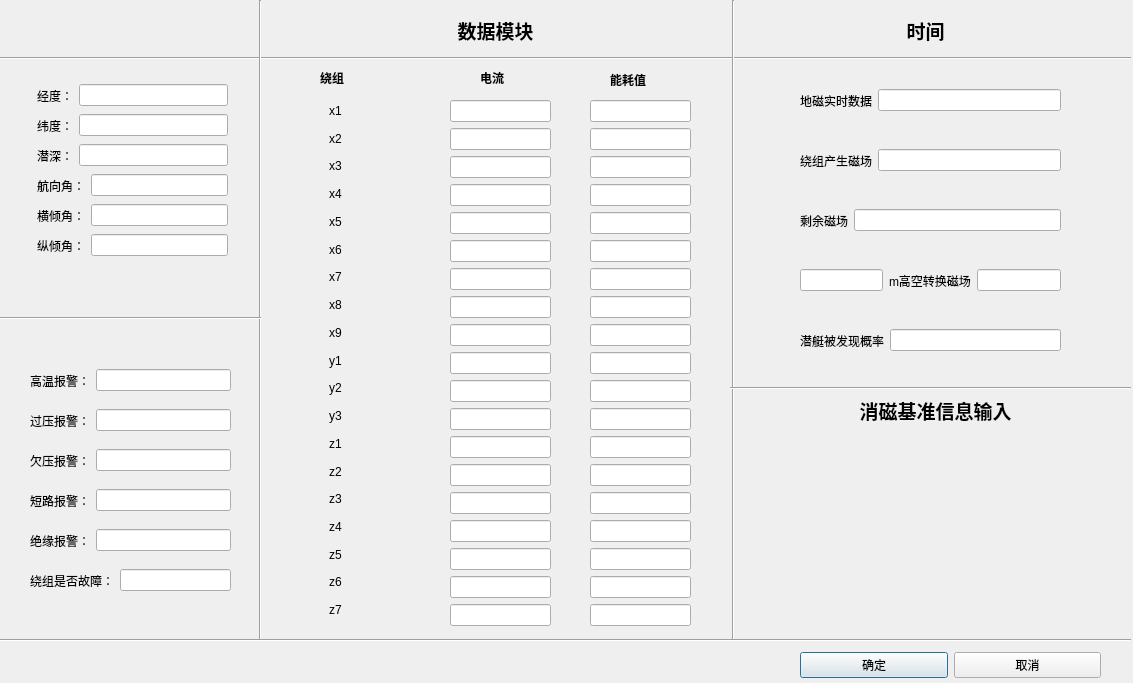
<?xml version="1.0" encoding="UTF-8"?>
<ui version="4.0">
 <class>DataShowDialog</class>
 <widget class="QDialog" name="DataShowDialog">
  <property name="geometry">
   <rect>
    <x>0</x>
    <y>0</y>
    <width>1133</width>
    <height>683</height>
   </rect>
  </property>
  <property name="windowTitle">
   <string>数据显示</string>
  </property>
  <widget class="QWidget" name="horizontalLayoutWidget">
   <property name="geometry">
    <rect>
     <x>30</x>
     <y>360</y>
     <width>201</width>
     <height>41</height>
    </rect>
   </property>
   <layout class="QHBoxLayout" name="horizontalLayout">
    <item>
     <widget class="QLabel" name="label_7">
      <property name="text">
       <string>高温报警：</string>
      </property>
     </widget>
    </item>
    <item>
     <widget class="QLineEdit" name="lineEdit_7"/>
    </item>
   </layout>
  </widget>
  <widget class="QWidget" name="horizontalLayoutWidget_2">
   <property name="geometry">
    <rect>
     <x>37</x>
     <y>80</y>
     <width>191</width>
     <height>31</height>
    </rect>
   </property>
   <layout class="QHBoxLayout" name="horizontalLayout_2">
    <item>
     <widget class="QLabel" name="label">
      <property name="text">
       <string>经度：</string>
      </property>
     </widget>
    </item>
    <item>
     <widget class="QLineEdit" name="lineEdit"/>
    </item>
   </layout>
  </widget>
  <widget class="QWidget" name="horizontalLayoutWidget_3">
   <property name="geometry">
    <rect>
     <x>37</x>
     <y>110</y>
     <width>191</width>
     <height>31</height>
    </rect>
   </property>
   <layout class="QHBoxLayout" name="horizontalLayout_3">
    <item>
     <widget class="QLabel" name="label_2">
      <property name="text">
       <string>纬度：</string>
      </property>
     </widget>
    </item>
    <item>
     <widget class="QLineEdit" name="lineEdit_2"/>
    </item>
   </layout>
  </widget>
  <widget class="QWidget" name="horizontalLayoutWidget_4">
   <property name="geometry">
    <rect>
     <x>37</x>
     <y>140</y>
     <width>191</width>
     <height>31</height>
    </rect>
   </property>
   <layout class="QHBoxLayout" name="horizontalLayout_4">
    <item>
     <widget class="QLabel" name="label_3">
      <property name="text">
       <string>潜深：</string>
      </property>
     </widget>
    </item>
    <item>
     <widget class="QLineEdit" name="lineEdit_3"/>
    </item>
   </layout>
  </widget>
  <widget class="QWidget" name="horizontalLayoutWidget_5">
   <property name="geometry">
    <rect>
     <x>37</x>
     <y>170</y>
     <width>191</width>
     <height>31</height>
    </rect>
   </property>
   <layout class="QHBoxLayout" name="horizontalLayout_5">
    <item>
     <widget class="QLabel" name="label_4">
      <property name="text">
       <string>航向角：</string>
      </property>
     </widget>
    </item>
    <item>
     <widget class="QLineEdit" name="lineEdit_4"/>
    </item>
   </layout>
  </widget>
  <widget class="QWidget" name="horizontalLayoutWidget_6">
   <property name="geometry">
    <rect>
     <x>37</x>
     <y>200</y>
     <width>191</width>
     <height>31</height>
    </rect>
   </property>
   <layout class="QHBoxLayout" name="horizontalLayout_6">
    <item>
     <widget class="QLabel" name="label_5">
      <property name="text">
       <string>横倾角：</string>
      </property>
     </widget>
    </item>
    <item>
     <widget class="QLineEdit" name="lineEdit_5"/>
    </item>
   </layout>
  </widget>
  <widget class="QWidget" name="horizontalLayoutWidget_7">
   <property name="geometry">
    <rect>
     <x>37</x>
     <y>230</y>
     <width>191</width>
     <height>31</height>
    </rect>
   </property>
   <layout class="QHBoxLayout" name="horizontalLayout_7">
    <item>
     <widget class="QLabel" name="label_6">
      <property name="text">
       <string>纵倾角：</string>
      </property>
     </widget>
    </item>
    <item>
     <widget class="QLineEdit" name="lineEdit_6"/>
    </item>
   </layout>
  </widget>
  <widget class="QWidget" name="horizontalLayoutWidget_8">
   <property name="geometry">
    <rect>
     <x>30</x>
     <y>400</y>
     <width>201</width>
     <height>41</height>
    </rect>
   </property>
   <layout class="QHBoxLayout" name="horizontalLayout_8">
    <item>
     <widget class="QLabel" name="label_8">
      <property name="text">
       <string>过压报警：</string>
      </property>
     </widget>
    </item>
    <item>
     <widget class="QLineEdit" name="lineEdit_8"/>
    </item>
   </layout>
  </widget>
  <widget class="QWidget" name="horizontalLayoutWidget_9">
   <property name="geometry">
    <rect>
     <x>30</x>
     <y>440</y>
     <width>201</width>
     <height>41</height>
    </rect>
   </property>
   <layout class="QHBoxLayout" name="horizontalLayout_9">
    <item>
     <widget class="QLabel" name="label_9">
      <property name="text">
       <string>欠压报警：</string>
      </property>
     </widget>
    </item>
    <item>
     <widget class="QLineEdit" name="lineEdit_9"/>
    </item>
   </layout>
  </widget>
  <widget class="QWidget" name="horizontalLayoutWidget_10">
   <property name="geometry">
    <rect>
     <x>30</x>
     <y>480</y>
     <width>201</width>
     <height>41</height>
    </rect>
   </property>
   <layout class="QHBoxLayout" name="horizontalLayout_10">
    <item>
     <widget class="QLabel" name="label_10">
      <property name="text">
       <string>短路报警：</string>
      </property>
     </widget>
    </item>
    <item>
     <widget class="QLineEdit" name="lineEdit_10"/>
    </item>
   </layout>
  </widget>
  <widget class="QWidget" name="horizontalLayoutWidget_11">
   <property name="geometry">
    <rect>
     <x>30</x>
     <y>520</y>
     <width>201</width>
     <height>41</height>
    </rect>
   </property>
   <layout class="QHBoxLayout" name="horizontalLayout_11">
    <item>
     <widget class="QLabel" name="label_11">
      <property name="text">
       <string>绝缘报警：</string>
      </property>
     </widget>
    </item>
    <item>
     <widget class="QLineEdit" name="lineEdit_11"/>
    </item>
   </layout>
  </widget>
  <widget class="QWidget" name="horizontalLayoutWidget_12">
   <property name="geometry">
    <rect>
     <x>30</x>
     <y>560</y>
     <width>201</width>
     <height>41</height>
    </rect>
   </property>
   <layout class="QHBoxLayout" name="horizontalLayout_12">
    <item>
     <widget class="QLabel" name="label_12">
      <property name="text">
       <string>绕组是否故障：</string>
      </property>
     </widget>
    </item>
    <item>
     <widget class="QLineEdit" name="lineEdit_12"/>
    </item>
   </layout>
  </widget>
  <widget class="QLabel" name="label_13">
   <property name="geometry">
    <rect>
     <x>370</x>
     <y>10</y>
     <width>251</width>
     <height>41</height>
    </rect>
   </property>
   <property name="font">
    <font>
     <family>Arial</family>
     <pointsize>14</pointsize>
     <weight>75</weight>
     <bold>true</bold>
    </font>
   </property>
   <property name="text">
    <string>数据模块</string>
   </property>
   <property name="alignment">
    <set>Qt::AlignCenter</set>
   </property>
  </widget>
  <widget class="QLabel" name="label_14">
   <property name="geometry">
    <rect>
     <x>320</x>
     <y>70</y>
     <width>41</width>
     <height>16</height>
    </rect>
   </property>
   <property name="font">
    <font>
     <family>Arial</family>
     <weight>75</weight>
     <bold>true</bold>
    </font>
   </property>
   <property name="text">
    <string>绕组</string>
   </property>
  </widget>
  <widget class="QLabel" name="label_15">
   <property name="geometry">
    <rect>
     <x>480</x>
     <y>70</y>
     <width>41</width>
     <height>16</height>
    </rect>
   </property>
   <property name="font">
    <font>
     <family>Arial</family>
     <weight>75</weight>
     <bold>true</bold>
    </font>
   </property>
   <property name="text">
    <string>电流</string>
   </property>
  </widget>
  <widget class="QLabel" name="label_16">
   <property name="geometry">
    <rect>
     <x>610</x>
     <y>70</y>
     <width>51</width>
     <height>20</height>
    </rect>
   </property>
   <property name="font">
    <font>
     <family>Arial</family>
     <weight>75</weight>
     <bold>true</bold>
    </font>
   </property>
   <property name="text">
    <string>能耗值</string>
   </property>
  </widget>
  <widget class="QWidget" name="verticalLayoutWidget">
   <property name="geometry">
    <rect>
     <x>300</x>
     <y>100</y>
     <width>71</width>
     <height>521</height>
    </rect>
   </property>
   <layout class="QVBoxLayout" name="verticalLayout">
    <item>
     <widget class="QLabel" name="label_17">
      <property name="text">
       <string>x1</string>
      </property>
      <property name="alignment">
       <set>Qt::AlignCenter</set>
      </property>
     </widget>
    </item>
    <item>
     <widget class="QLabel" name="label_18">
      <property name="text">
       <string>x2</string>
      </property>
      <property name="alignment">
       <set>Qt::AlignCenter</set>
      </property>
     </widget>
    </item>
    <item>
     <widget class="QLabel" name="label_19">
      <property name="text">
       <string>x3</string>
      </property>
      <property name="alignment">
       <set>Qt::AlignCenter</set>
      </property>
     </widget>
    </item>
    <item>
     <widget class="QLabel" name="label_20">
      <property name="text">
       <string>x4</string>
      </property>
      <property name="alignment">
       <set>Qt::AlignCenter</set>
      </property>
     </widget>
    </item>
    <item>
     <widget class="QLabel" name="label_21">
      <property name="text">
       <string>x5</string>
      </property>
      <property name="alignment">
       <set>Qt::AlignCenter</set>
      </property>
     </widget>
    </item>
    <item>
     <widget class="QLabel" name="label_22">
      <property name="text">
       <string>x6</string>
      </property>
      <property name="alignment">
       <set>Qt::AlignCenter</set>
      </property>
     </widget>
    </item>
    <item>
     <widget class="QLabel" name="label_23">
      <property name="text">
       <string>x7</string>
      </property>
      <property name="alignment">
       <set>Qt::AlignCenter</set>
      </property>
     </widget>
    </item>
    <item>
     <widget class="QLabel" name="label_24">
      <property name="text">
       <string>x8</string>
      </property>
      <property name="alignment">
       <set>Qt::AlignCenter</set>
      </property>
     </widget>
    </item>
    <item>
     <widget class="QLabel" name="label_25">
      <property name="text">
       <string>x9</string>
      </property>
      <property name="alignment">
       <set>Qt::AlignCenter</set>
      </property>
     </widget>
    </item>
    <item>
     <widget class="QLabel" name="label_26">
      <property name="text">
       <string>y1</string>
      </property>
      <property name="alignment">
       <set>Qt::AlignCenter</set>
      </property>
     </widget>
    </item>
    <item>
     <widget class="QLabel" name="label_27">
      <property name="text">
       <string>y2</string>
      </property>
      <property name="alignment">
       <set>Qt::AlignCenter</set>
      </property>
     </widget>
    </item>
    <item>
     <widget class="QLabel" name="label_28">
      <property name="text">
       <string>y3</string>
      </property>
      <property name="alignment">
       <set>Qt::AlignCenter</set>
      </property>
     </widget>
    </item>
    <item>
     <widget class="QLabel" name="label_29">
      <property name="text">
       <string>z1</string>
      </property>
      <property name="alignment">
       <set>Qt::AlignCenter</set>
      </property>
     </widget>
    </item>
    <item>
     <widget class="QLabel" name="label_30">
      <property name="text">
       <string>z2</string>
      </property>
      <property name="alignment">
       <set>Qt::AlignCenter</set>
      </property>
     </widget>
    </item>
    <item>
     <widget class="QLabel" name="label_31">
      <property name="text">
       <string>z3</string>
      </property>
      <property name="alignment">
       <set>Qt::AlignCenter</set>
      </property>
     </widget>
    </item>
    <item>
     <widget class="QLabel" name="label_32">
      <property name="text">
       <string>z4</string>
      </property>
      <property name="alignment">
       <set>Qt::AlignCenter</set>
      </property>
     </widget>
    </item>
    <item>
     <widget class="QLabel" name="label_33">
      <property name="text">
       <string>z5</string>
      </property>
      <property name="alignment">
       <set>Qt::AlignCenter</set>
      </property>
     </widget>
    </item>
    <item>
     <widget class="QLabel" name="label_34">
      <property name="text">
       <string>z6</string>
      </property>
      <property name="alignment">
       <set>Qt::AlignCenter</set>
      </property>
     </widget>
    </item>
    <item>
     <widget class="QLabel" name="label_35">
      <property name="text">
       <string>z7</string>
      </property>
      <property name="alignment">
       <set>Qt::AlignCenter</set>
      </property>
     </widget>
    </item>
   </layout>
  </widget>
  <widget class="QWidget" name="verticalLayoutWidget_2">
   <property name="geometry">
    <rect>
     <x>450</x>
     <y>100</y>
     <width>101</width>
     <height>527</height>
    </rect>
   </property>
   <layout class="QVBoxLayout" name="verticalLayout_2">
    <item>
     <widget class="QLineEdit" name="lineEdit_18"/>
    </item>
    <item>
     <widget class="QLineEdit" name="lineEdit_15"/>
    </item>
    <item>
     <widget class="QLineEdit" name="lineEdit_19"/>
    </item>
    <item>
     <widget class="QLineEdit" name="lineEdit_21"/>
    </item>
    <item>
     <widget class="QLineEdit" name="lineEdit_24"/>
    </item>
    <item>
     <widget class="QLineEdit" name="lineEdit_25"/>
    </item>
    <item>
     <widget class="QLineEdit" name="lineEdit_26"/>
    </item>
    <item>
     <widget class="QLineEdit" name="lineEdit_28"/>
    </item>
    <item>
     <widget class="QLineEdit" name="lineEdit_30"/>
    </item>
    <item>
     <widget class="QLineEdit" name="lineEdit_31"/>
    </item>
    <item>
     <widget class="QLineEdit" name="lineEdit_29"/>
    </item>
    <item>
     <widget class="QLineEdit" name="lineEdit_27"/>
    </item>
    <item>
     <widget class="QLineEdit" name="lineEdit_22"/>
    </item>
    <item>
     <widget class="QLineEdit" name="lineEdit_23"/>
    </item>
    <item>
     <widget class="QLineEdit" name="lineEdit_20"/>
    </item>
    <item>
     <widget class="QLineEdit" name="lineEdit_16"/>
    </item>
    <item>
     <widget class="QLineEdit" name="lineEdit_17"/>
    </item>
    <item>
     <widget class="QLineEdit" name="lineEdit_14"/>
    </item>
    <item>
     <widget class="QLineEdit" name="lineEdit_13"/>
    </item>
   </layout>
  </widget>
  <widget class="QWidget" name="verticalLayoutWidget_3">
   <property name="geometry">
    <rect>
     <x>590</x>
     <y>100</y>
     <width>101</width>
     <height>527</height>
    </rect>
   </property>
   <layout class="QVBoxLayout" name="verticalLayout_3">
    <item>
     <widget class="QLineEdit" name="lineEdit_32"/>
    </item>
    <item>
     <widget class="QLineEdit" name="lineEdit_33"/>
    </item>
    <item>
     <widget class="QLineEdit" name="lineEdit_34"/>
    </item>
    <item>
     <widget class="QLineEdit" name="lineEdit_35"/>
    </item>
    <item>
     <widget class="QLineEdit" name="lineEdit_36"/>
    </item>
    <item>
     <widget class="QLineEdit" name="lineEdit_37"/>
    </item>
    <item>
     <widget class="QLineEdit" name="lineEdit_38"/>
    </item>
    <item>
     <widget class="QLineEdit" name="lineEdit_39"/>
    </item>
    <item>
     <widget class="QLineEdit" name="lineEdit_40"/>
    </item>
    <item>
     <widget class="QLineEdit" name="lineEdit_41"/>
    </item>
    <item>
     <widget class="QLineEdit" name="lineEdit_42"/>
    </item>
    <item>
     <widget class="QLineEdit" name="lineEdit_43"/>
    </item>
    <item>
     <widget class="QLineEdit" name="lineEdit_44"/>
    </item>
    <item>
     <widget class="QLineEdit" name="lineEdit_45"/>
    </item>
    <item>
     <widget class="QLineEdit" name="lineEdit_46"/>
    </item>
    <item>
     <widget class="QLineEdit" name="lineEdit_47"/>
    </item>
    <item>
     <widget class="QLineEdit" name="lineEdit_48"/>
    </item>
    <item>
     <widget class="QLineEdit" name="lineEdit_49"/>
    </item>
    <item>
     <widget class="QLineEdit" name="lineEdit_50"/>
    </item>
   </layout>
  </widget>
  <widget class="QLabel" name="label_36">
   <property name="geometry">
    <rect>
     <x>800</x>
     <y>10</y>
     <width>251</width>
     <height>41</height>
    </rect>
   </property>
   <property name="font">
    <font>
     <family>Arial</family>
     <pointsize>14</pointsize>
     <weight>75</weight>
     <bold>true</bold>
    </font>
   </property>
   <property name="text">
    <string>时间</string>
   </property>
   <property name="alignment">
    <set>Qt::AlignCenter</set>
   </property>
  </widget>
  <widget class="QWidget" name="horizontalLayoutWidget_13">
   <property name="geometry">
    <rect>
     <x>800</x>
     <y>80</y>
     <width>261</width>
     <height>41</height>
    </rect>
   </property>
   <layout class="QHBoxLayout" name="horizontalLayout_13">
    <item>
     <widget class="QLabel" name="label_37">
      <property name="text">
       <string>地磁实时数据</string>
      </property>
     </widget>
    </item>
    <item>
     <widget class="QLineEdit" name="lineEdit_51"/>
    </item>
   </layout>
  </widget>
  <widget class="QWidget" name="horizontalLayoutWidget_14">
   <property name="geometry">
    <rect>
     <x>800</x>
     <y>140</y>
     <width>261</width>
     <height>41</height>
    </rect>
   </property>
   <layout class="QHBoxLayout" name="horizontalLayout_14">
    <item>
     <widget class="QLabel" name="label_38">
      <property name="text">
       <string>绕组产生磁场</string>
      </property>
     </widget>
    </item>
    <item>
     <widget class="QLineEdit" name="lineEdit_52"/>
    </item>
   </layout>
  </widget>
  <widget class="QWidget" name="horizontalLayoutWidget_15">
   <property name="geometry">
    <rect>
     <x>800</x>
     <y>200</y>
     <width>261</width>
     <height>41</height>
    </rect>
   </property>
   <layout class="QHBoxLayout" name="horizontalLayout_15">
    <item>
     <widget class="QLabel" name="label_39">
      <property name="text">
       <string>剩余磁场</string>
      </property>
     </widget>
    </item>
    <item>
     <widget class="QLineEdit" name="lineEdit_53"/>
    </item>
   </layout>
  </widget>
  <widget class="QWidget" name="horizontalLayoutWidget_16">
   <property name="geometry">
    <rect>
     <x>800</x>
     <y>260</y>
     <width>261</width>
     <height>41</height>
    </rect>
   </property>
   <layout class="QHBoxLayout" name="horizontalLayout_16">
    <item>
     <widget class="QLineEdit" name="lineEdit_55"/>
    </item>
    <item>
     <widget class="QLabel" name="label_40">
      <property name="text">
       <string>m高空转换磁场</string>
      </property>
     </widget>
    </item>
    <item>
     <widget class="QLineEdit" name="lineEdit_54"/>
    </item>
   </layout>
  </widget>
  <widget class="QWidget" name="horizontalLayoutWidget_17">
   <property name="geometry">
    <rect>
     <x>800</x>
     <y>320</y>
     <width>261</width>
     <height>41</height>
    </rect>
   </property>
   <layout class="QHBoxLayout" name="horizontalLayout_17">
    <item>
     <widget class="QLabel" name="label_41">
      <property name="text">
       <string>潜艇被发现概率</string>
      </property>
     </widget>
    </item>
    <item>
     <widget class="QLineEdit" name="lineEdit_56"/>
    </item>
   </layout>
  </widget>
  <widget class="QLabel" name="label_42">
   <property name="geometry">
    <rect>
     <x>810</x>
     <y>390</y>
     <width>251</width>
     <height>41</height>
    </rect>
   </property>
   <property name="font">
    <font>
     <family>Arial</family>
     <pointsize>14</pointsize>
     <weight>75</weight>
     <bold>true</bold>
    </font>
   </property>
   <property name="text">
    <string>消磁基准信息输入</string>
   </property>
   <property name="alignment">
    <set>Qt::AlignCenter</set>
   </property>
  </widget>
  <widget class="Line" name="line">
   <property name="geometry">
    <rect>
     <x>0</x>
     <y>50</y>
     <width>1131</width>
     <height>16</height>
    </rect>
   </property>
   <property name="orientation">
    <enum>Qt::Horizontal</enum>
   </property>
  </widget>
  <widget class="Line" name="line_2">
   <property name="geometry">
    <rect>
     <x>250</x>
     <y>0</y>
     <width>20</width>
     <height>641</height>
    </rect>
   </property>
   <property name="orientation">
    <enum>Qt::Vertical</enum>
   </property>
  </widget>
  <widget class="Line" name="line_3">
   <property name="geometry">
    <rect>
     <x>0</x>
     <y>310</y>
     <width>261</width>
     <height>16</height>
    </rect>
   </property>
   <property name="orientation">
    <enum>Qt::Horizontal</enum>
   </property>
  </widget>
  <widget class="Line" name="line_4">
   <property name="geometry">
    <rect>
     <x>723</x>
     <y>0</y>
     <width>20</width>
     <height>641</height>
    </rect>
   </property>
   <property name="orientation">
    <enum>Qt::Vertical</enum>
   </property>
  </widget>
  <widget class="Line" name="line_5">
   <property name="geometry">
    <rect>
     <x>730</x>
     <y>380</y>
     <width>401</width>
     <height>16</height>
    </rect>
   </property>
   <property name="orientation">
    <enum>Qt::Horizontal</enum>
   </property>
  </widget>
  <widget class="Line" name="line_6">
   <property name="geometry">
    <rect>
     <x>0</x>
     <y>630</y>
     <width>1131</width>
     <height>21</height>
    </rect>
   </property>
   <property name="orientation">
    <enum>Qt::Horizontal</enum>
   </property>
  </widget>
  <widget class="QWidget" name="horizontalLayoutWidget_18">
   <property name="geometry">
    <rect>
     <x>800</x>
     <y>650</y>
     <width>301</width>
     <height>31</height>
    </rect>
   </property>
   <layout class="QHBoxLayout" name="horizontalLayout_18">
    <item>
     <widget class="QPushButton" name="pB_sure">
      <property name="text">
       <string>确定</string>
      </property>
     </widget>
    </item>
    <item>
     <widget class="QPushButton" name="pB_cancel">
      <property name="text">
       <string>取消</string>
      </property>
     </widget>
    </item>
   </layout>
  </widget>
  <zorder>horizontalLayoutWidget</zorder>
  <zorder>horizontalLayoutWidget_2</zorder>
  <zorder>horizontalLayoutWidget_3</zorder>
  <zorder>horizontalLayoutWidget_4</zorder>
  <zorder>horizontalLayoutWidget_5</zorder>
  <zorder>horizontalLayoutWidget_6</zorder>
  <zorder>horizontalLayoutWidget_7</zorder>
  <zorder>horizontalLayoutWidget_8</zorder>
  <zorder>horizontalLayoutWidget_9</zorder>
  <zorder>horizontalLayoutWidget_10</zorder>
  <zorder>horizontalLayoutWidget_11</zorder>
  <zorder>horizontalLayoutWidget_12</zorder>
  <zorder>label_13</zorder>
  <zorder>label_14</zorder>
  <zorder>label_15</zorder>
  <zorder>label_16</zorder>
  <zorder>verticalLayoutWidget</zorder>
  <zorder>label_30</zorder>
  <zorder>verticalLayoutWidget_2</zorder>
  <zorder>verticalLayoutWidget_3</zorder>
  <zorder>label_36</zorder>
  <zorder>horizontalLayoutWidget_13</zorder>
  <zorder>horizontalLayoutWidget_14</zorder>
  <zorder>horizontalLayoutWidget_15</zorder>
  <zorder>horizontalLayoutWidget_16</zorder>
  <zorder>horizontalLayoutWidget_17</zorder>
  <zorder>label_42</zorder>
  <zorder>line</zorder>
  <zorder>line_2</zorder>
  <zorder>line_3</zorder>
  <zorder>line_4</zorder>
  <zorder>line_5</zorder>
  <zorder>line_6</zorder>
  <zorder>horizontalLayoutWidget_18</zorder>
 </widget>
 <resources/>
 <connections/>
</ui>
